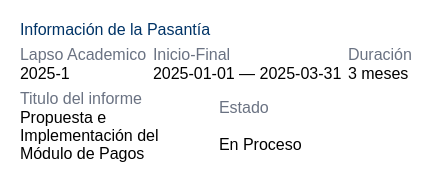
                        <widget class="QFrame" name="frame_51">
                         <property name="styleSheet">
                          <string notr="true">background-color: rgb(255, 255, 255);
border-radius:20px;
color: rgb(0, 0, 0);</string>
                         </property>
                         <property name="frameShape">
                          <enum>QFrame::Shape::Box</enum>
                         </property>
                         <property name="frameShadow">
                          <enum>QFrame::Shadow::Sunken</enum>
                         </property>
                         <property name="lineWidth">
                          <number>2</number>
                         </property>
                         <layout class="QVBoxLayout" name="verticalLayout_68">
                          <property name="leftMargin">
                           <number>20</number>
                          </property>
                          <property name="topMargin">
                           <number>20</number>
                          </property>
                          <property name="rightMargin">
                           <number>20</number>
                          </property>
                          <property name="bottomMargin">
                           <number>20</number>
                          </property>
                          <item>
                           <widget class="QLabel" name="label_86">
                            <property name="font">
                             <font>
                              <pointsize>12</pointsize>
                              <fontweight>DemiBold</fontweight>
                             </font>
                            </property>
                            <property name="styleSheet">
                             <string notr="true">color: rgb(0, 51, 102);</string>
                            </property>
                            <property name="text">
                             <string>Información de la Pasantía</string>
                            </property>
                           </widget>
                          </item>
                          <item>
                           <layout class="QHBoxLayout" name="horizontalLayout_65">
                            <item>
                             <layout class="QVBoxLayout" name="verticalLayout_70">
                              <property name="spacing">
                               <number>0</number>
                              </property>
                              <item>
                               <widget class="QLabel" name="label_87">
                                <property name="font">
                                 <font>
                                  <pointsize>12</pointsize>
                                  <fontweight>DemiBold</fontweight>
                                 </font>
                                </property>
                                <property name="styleSheet">
                                 <string notr="true">color: rgb(106, 114, 130);</string>
                                </property>
                                <property name="text">
                                 <string>Lapso Academico</string>
                                </property>
                               </widget>
                              </item>
                              <item>
                               <widget class="QLabel" name="lapsoP">
                                <property name="font">
                                 <font>
                                  <pointsize>12</pointsize>
                                  <fontweight>DemiBold</fontweight>
                                 </font>
                                </property>
                                <property name="styleSheet">
                                 <string notr="true">color: #000;</string>
                                </property>
                                <property name="text">
                                 <string>2025-1</string>
                                </property>
                               </widget>
                              </item>
                             </layout>
                            </item>
                            <item>
                             <layout class="QVBoxLayout" name="verticalLayout_71">
                              <property name="spacing">
                               <number>0</number>
                              </property>
                              <item>
                               <widget class="QLabel" name="label_89">
                                <property name="font">
                                 <font>
                                  <pointsize>12</pointsize>
                                  <fontweight>DemiBold</fontweight>
                                 </font>
                                </property>
                                <property name="styleSheet">
                                 <string notr="true">color: rgb(106, 114, 130);</string>
                                </property>
                                <property name="text">
                                 <string>Inicio-Final</string>
                                </property>
                               </widget>
                              </item>
                              <item>
                               <widget class="QLabel" name="inicioP">
                                <property name="font">
                                 <font>
                                  <pointsize>12</pointsize>
                                  <fontweight>DemiBold</fontweight>
                                 </font>
                                </property>
                                <property name="styleSheet">
                                 <string notr="true">color: #000;</string>
                                </property>
                                <property name="text">
                                 <string>2025-01-01 — 2025-03-31</string>
                                </property>
                               </widget>
                              </item>
                             </layout>
                            </item>
                            <item>
                             <layout class="QVBoxLayout" name="verticalLayout_72">
                              <property name="spacing">
                               <number>0</number>
                              </property>
                              <item>
                               <widget class="QLabel" name="label_91">
                                <property name="font">
                                 <font>
                                  <pointsize>12</pointsize>
                                  <fontweight>DemiBold</fontweight>
                                 </font>
                                </property>
                                <property name="styleSheet">
                                 <string notr="true">color: rgb(106, 114, 130);</string>
                                </property>
                                <property name="text">
                                 <string>Duración</string>
                                </property>
                               </widget>
                              </item>
                              <item>
                               <widget class="QLabel" name="duracionP">
                                <property name="font">
                                 <font>
                                  <pointsize>12</pointsize>
                                  <fontweight>DemiBold</fontweight>
                                 </font>
                                </property>
                                <property name="styleSheet">
                                 <string notr="true">color: #000;</string>
                                </property>
                                <property name="text">
                                 <string>3 meses</string>
                                </property>
                               </widget>
                              </item>
                             </layout>
                            </item>
                           </layout>
                          </item>
                          <item>
                           <layout class="QHBoxLayout" name="horizontalLayout_66">
                            <item>
                             <layout class="QVBoxLayout" name="verticalLayout_74">
                              <property name="spacing">
                               <number>0</number>
                              </property>
                              <item>
                               <widget class="QLabel" name="label_95">
                                <property name="font">
                                 <font>
                                  <pointsize>12</pointsize>
                                  <fontweight>DemiBold</fontweight>
                                 </font>
                                </property>
                                <property name="styleSheet">
                                 <string notr="true">color: rgb(106, 114, 130);</string>
                                </property>
                                <property name="text">
                                 <string>Titulo del informe</string>
                                </property>
                               </widget>
                              </item>
                              <item>
                               <widget class="QLabel" name="tituloP">
                                <property name="font">
                                 <font>
                                  <pointsize>12</pointsize>
                                  <fontweight>DemiBold</fontweight>
                                 </font>
                                </property>
                                <property name="styleSheet">
                                 <string notr="true">color: #000;</string>
                                </property>
                                <property name="text">
                                 <string>Propuesta e Implementación del Módulo de Pagos</string>
                                </property>
                                <property name="wordWrap">
                                 <bool>true</bool>
                                </property>
                               </widget>
                              </item>
                             </layout>
                            </item>
                            <item>
                             <layout class="QVBoxLayout" name="verticalLayout_73">
                              <property name="spacing">
                               <number>0</number>
                              </property>
                              <item>
                               <widget class="QLabel" name="label_93">
                                <property name="font">
                                 <font>
                                  <pointsize>12</pointsize>
                                  <fontweight>DemiBold</fontweight>
                                 </font>
                                </property>
                                <property name="styleSheet">
                                 <string notr="true">color: rgb(106, 114, 130);</string>
                                </property>
                                <property name="text">
                                 <string>Estado</string>
                                </property>
                               </widget>
                              </item>
                              <item>
                               <widget class="QLabel" name="estadoP">
                                <property name="font">
                                 <font>
                                  <pointsize>12</pointsize>
                                  <fontweight>DemiBold</fontweight>
                                 </font>
                                </property>
                                <property name="styleSheet">
                                 <string notr="true">color: #000;</string>
                                </property>
                                <property name="text">
                                 <string>En Proceso</string>
                                </property>
                               </widget>
                              </item>
                             </layout>
                            </item>
                           </layout>
                          </item>
                         </layout>
                        </widget>
